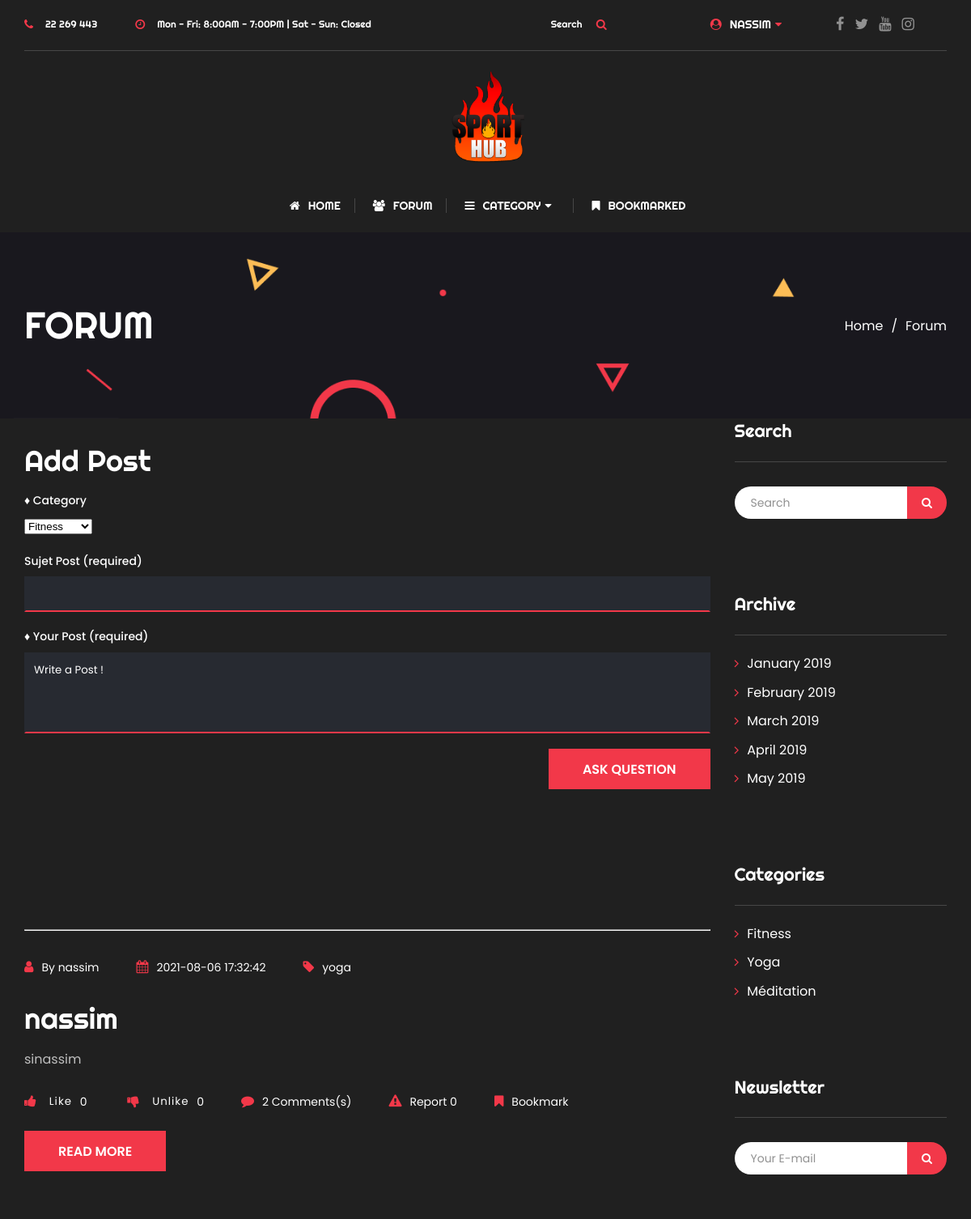
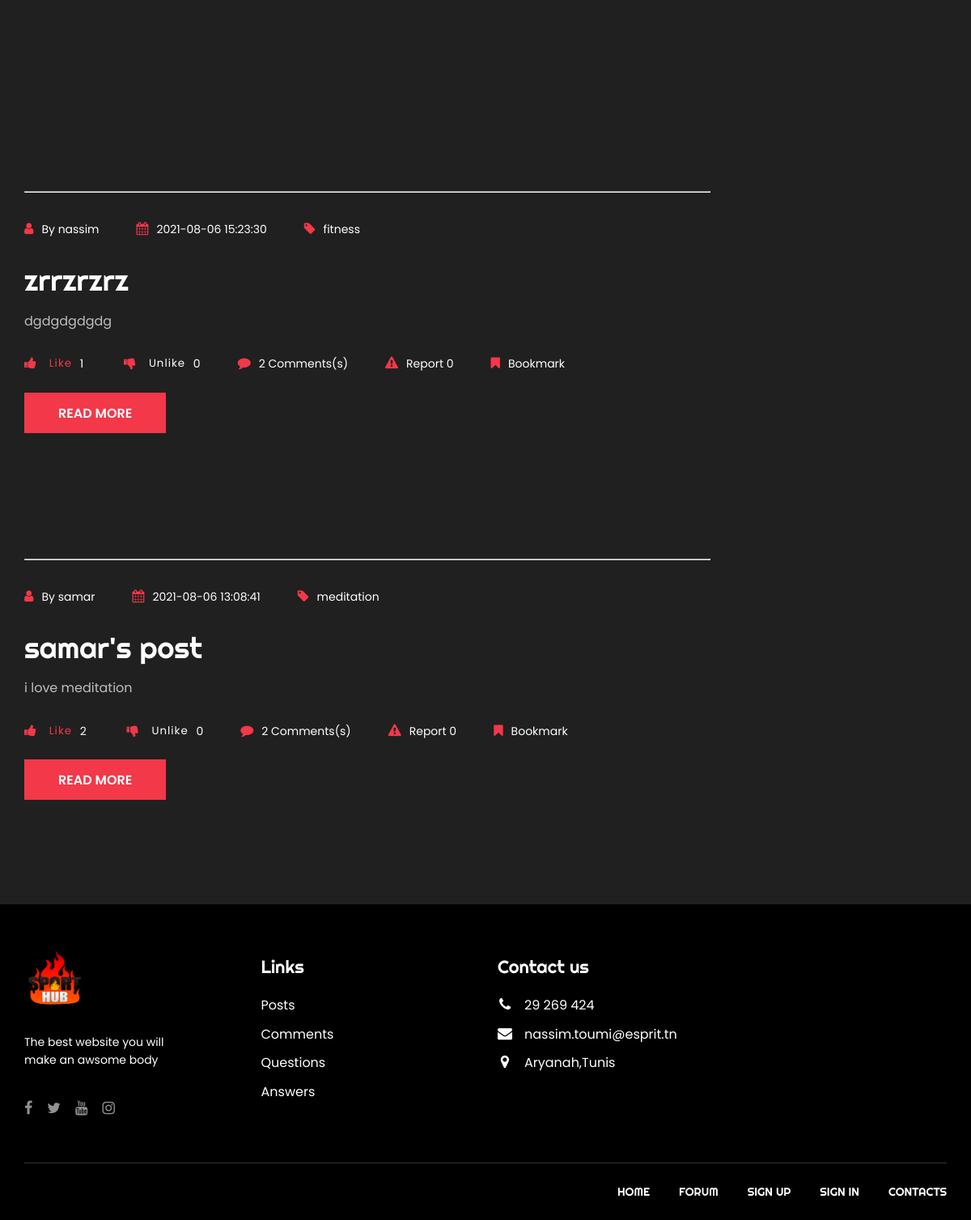
/Views/Forum.php (signed in), run on the app's committed database (2 pictures, top to bottom).
### tables this page shows
CREATE TABLE IF NOT EXISTS `post` (
  `id_post` int(11) NOT NULL AUTO_INCREMENT,
  `category_post` enum('fitness','yoga','meditation') NOT NULL,
  `username_post` varchar(30) NOT NULL,
  `date_post` timestamp NOT NULL DEFAULT CURRENT_TIMESTAMP,
  `nb_reported` int(11) NOT NULL DEFAULT '0',
  `text_post` text NOT NULL,
  `sujet_post` varchar(255) NOT NULL,
  PRIMARY KEY (`id_post`)
);

### Controller/PostC.php (called while the page is built, shortened)
<?PHP
	class PostC {
		function afficherPosts(){
			$sql="SELECT * FROM post ORDER BY id_post DESC LIMIT 3 ";
			$db = config::getConnexion();
			try{
				$liste = $db->query($sql);
				return $liste;
			}
			catch (Exception $e){
				die('Erreur: '.$e->getMessage());
			}
		}
    }
?>

### Views/Forum.php (the view, shortened to what this page needs)
<?php
require '../Controller/PostC.php';
$postC = new PostC();
$listPosts=$postC->afficherPosts();
?>
<!DOCTYPE html>
<html lang="zxx">
<?php
include 'includes/head.php'?>
<body id="home">
	<link href="style.css" type="text/css" rel="stylesheet" />
<?php include 'includes/header.php'?>
	<section class="s-header-title" style="background-image: url(assets/img/bg-1-min.png);">
		<div class="container">
			<h1 class="title">Forum</h1>
			<ul class="breadcrambs">
				<li><a href="index.php">Home</a></li>
				<li>Forum</li>
			</ul>
		</div>
	</section>
		<div class="container">
			<div class="row">
				<div class="col-12 col-lg-9 blog-cover">
					<div class="post-item-cover">
						<h2 class="title">Add Post </h2>
						<form action="ajouterPost.php"  method="POST">
							<ul class="form-cover">
								<li class="inp-name">
									<label>♦ Category</label>
												<select  name="category" id="pet-select">
													<option value="fitness">Fitness</option>
												</select>
								</li>
								<li class="inp-name">
									<label>Sujet Post (required)</label>
									<input type="text" name="sujet" required >
								</li>
								<li class="inp-text">
									<label>♦ Your Post (required)</label>
								<textarea placeholder="Write a Post !" name="text" required ></textarea>
								</li>
							</ul>
							<div class="btn-form-cover">
								<button type="submit" class="btn">Ask question</button>
							</div>
						</form>
						<section class="s-news">
						<?php
						foreach ($listPosts as $post) {
							$postid = $post['id_post'];
							$type = -1;
							$userid = $_SESSION['id'];
							$db1 = config::getConnexion();
							$sql = "SELECT count(*) as cntStatus,type FROM like_unlike WHERE userid=".$userid." and postid=".$postid;
							$queryid  = $db1->prepare($sql);
							$queryid->execute();
							$status_row = $queryid->fetch();
							$count_status = $status_row['cntStatus'];
							if($count_status > 0){
								$type = $status_row['type'];
							}
							$like_query = "SELECT COUNT(*) AS cntLikes FROM like_unlike WHERE type=1 and postid=".$postid;
							$db2 = config::getConnexion();
							$query = $db2->prepare($like_query);
							$query->execute();
							$like_row = $query->fetch();
							$total_likes = $like_row['cntLikes'];
							$unlike_query = "SELECT COUNT(*) AS cntUnlikes FROM like_unlike WHERE type=0 and postid=".$postid;
							$db3 = config::getConnexion();
							$query = $db3->prepare($unlike_query);
							$query->execute();
							$unlike_row = $query->fetch();
							$total_unlikes = $unlike_row['cntUnlikes'];
						?>
						<div class="post-content">
							<br/>
							<hr>
							<br/>
							<div class="meta">
								<span class="post-by"><i class="fa fa-user" aria-hidden="true"></i><a href="#">By <?php echo $post['username_post'] ?></a></span>
								<span class="post-date"><i class="fa fa-calendar" aria-hidden="true"></i><?php echo $post['date_post'] ?></span>
								<span class="post-category"><i class="fa fa-tag" aria-hidden="true"></i><a href="#"><?php echo $post['category_post'] ?></a></span>
							</div>
							<h2 class="title"><a href="Answers.php"><?php echo $post['sujet_post'] ?></a></h2>
							<div class="text">
								<p><?php echo $post['text_post'] ?></p>
							</div>
						</div>
						<div class="post-footer">
							<div class="meta">
								<span class="post-comment"><i class="fa fa-thumbs-up" aria-hidden="true"></i><input type="button" value="Like" id="like_<?php echo $postid; ?>" class="like" style="<?php if($type == 1){ echo "color: #f23849;"; } ?>" />&nbsp;<span id="likes_<?php echo $postid; ?>"><?php echo $total_likes; ?></span>&nbsp;</span>
								<span class="post-comment"><i class="fa fa-thumbs-down" aria-hidden="true"></i><input type="button" value="Unlike" id="unlike_<?php echo $postid; ?>" class="unlike" style="<?php if($type == 0){ echo "color: #f23849; "; } ?>" />&nbsp;<span id="unlikes_<?php echo $postid; ?>"><?php echo $total_unlikes; ?></span></span>
								<span class="post-comment"><i class="fa fa-comment" aria-hidden="true"></i><a href="#">2 Comments(s)</a></span>
								<span class="post-comment"><i class="fa fa-exclamation-triangle" aria-hidden="true"></i><a href="#">Report  <?php echo $post['nb_reported'] ?> </a></span>
								<span class="post-comment"><i class="fa fa-bookmark" aria-hidden="true"></i><a href="#">Bookmark</a></span>
							</div>
							<a href="Answers.php" class="btn"><span>read more</span></a>
						</div>
					</div>
					<div class="post-item-cover">
							<?php
					}
						?>
					</div>
				</div>
						<?php include'includes/sidebar.php'?>
			</div>
		</div>
	<?php include 'includes/footer.php'?>
</body>
</html>

### Views/includes/head.php (shortened to what this page needs)
<head>
	<link rel="stylesheet" href="assets/css/slick.min.css">
	<link rel="stylesheet" href="assets/css/bootstrap-grid.css">
	<link rel="stylesheet" href="assets/css/font-awesome.min.css">
	<link rel="stylesheet" href="assets/css/style.css">
</head>

### Views/includes/header.php (shortened to what this page needs)
<header class="header">
		<div class="top-panel">
			<div class="container">
				<div class="header-left">
					<ul class="header-cont">
						<li><i class="fa fa-phone" aria-hidden="true"></i><a href="tel:+216 22 269 443">22 269 443</a></li>
						<li><i class="fa fa-clock-o" aria-hidden="true"></i>Mon - Fri: 8:00AM - 7:00PM | Sat - Sun: Closed</li>
					</ul>
				</div>
				<div class="header-right">
					<ul class="header-cont">
						<li><form class="search-form">
							<input type="search" class="search-form__field" placeholder="Search" value="" name="s">
							<button type="submit" class="search-form__submit"><i class="fa fa-search" aria-hidden="true"></i></button>
						</form></li>
						<?php
						if (isset($_SESSION['id'])) {
						?>
						<ul class="nav-list">
						<li class="dropdown">
							<a href="#"><i class="fa fa-user-circle"></i><?php echo $_SESSION['name']; ?> <i class="fa fa-caret-down"></i></a>
						</li>
					</ul>
					<?php
						} else {
							?>
						<li><a  href="signin.php"><i class="fa fa-sign-in" aria-hidden="true"></i>Signin</a></li>
						<li><a  href="signup.php"><i class="fa fa-user-plus" aria-hidden="true"></i>Signup</a></li>
						<?php
						}
						?>
					</ul>
					<ul class="social-list">
						<li><a target="_blank" href="https://www.facebook.com/"><i class="fa fa-facebook" aria-hidden="true"></i></a></li>
						<li><a target="_blank" href="https://twitter.com/"><i class="fa fa-twitter" aria-hidden="true"></i></a></li>
						<li><a target="_blank" href="https://www.youtube.com/"><i class="fa fa-youtube" aria-hidden="true"></i></a></li>
						<li><a target="_blank" href="https://www.instagram.com/"><i class="fa fa-instagram" aria-hidden="true"></i></a></li>
					</ul>
				</div>
			</div>
		</div>
		<div class="header-menu">
			<div class="container">
				<div class="header-logo">
					<a href="index.php" class="logo"><img src="assets/img/logosporthub.png" alt="logo"></a>
				</div>
				<nav class="nav-menu">
				<?php
						if (isset($_SESSION['id'])) {
				?>
				<ul class="nav-list">
					    <li><a  href="index.php"><i class="fa fa-home" aria-hidden="true"></i> Home</a></li>
						<li><a  href="Forum.php"><i class="fa fa-group" aria-hidden="true"></i>Forum</a></li>
						<li class="dropdown">
							<a href="#"><i class="fa fa-bars"></i> Category <i class="fa fa-caret-down"></i></a>
						</li>
						<li><a  href="Signup.php"><i class="fa fa-bookmark" aria-hidden="true"></i>Bookmarked</a></li>
					</ul>
					<?php
						}
						?>
				</nav>
			</div>
		</div>
	</header>

### Views/includes/sidebar.php (shortened to what this page needs)
<div class="col-12 col-lg-3 sidebar">
						<ul class="widgets">
							<li class="widget widget-search">
								<h3 class="title">Search</h3>
								<form class="search-form">
									<input class="inp-form" type="email" name="search" placeholder="Search">
									<button type="submit" class="btn-form"><i class="fa fa-search" aria-hidden="true"></i></button>
								</form>
							</li>
							<li class="widget widget-archive">
								<h3 class="title">Archive</h3>
								<ul>
									<li><a href="#">January 2019</a></li>
									<li><a href="#">February 2019</a></li>
									<li><a href="#">March 2019</a></li>
									<li><a href="#">April 2019</a></li>
									<li><a href="#">May 2019</a></li>
								</ul>
							</li>
							<li class="widget widget-categories">
								<h3 class="title">Categories</h3>
								<ul>
									<li><a href="#">Fitness</a></li>
									<li><a href="#">Yoga</a></li>
									<li><a href="#">Méditation</a></li>
								</ul>
							</li>
							<li class="widget widget-newsletter">
								<h3 class="title">newsletter</h3>
								<form class="subscribe-form">
									<input class="inp-form" type="email" name="subscribe" placeholder="Your E-mail">
									<button type="submit" class="btn-form"><i class="fa fa-search" aria-hidden="true"></i></button>
								</form>
							</li>
						</ul>
					</div>

### Views/includes/footer.php (shortened to what this page needs)
<footer>
	<div class="container">
		<div class="row">
			<div class="col-sm-6 col-lg-3 footer-item-logo">
				<a href="index.html" class="logo-footer"><img src="assets/img/logosporthub.png" width="70" height="80" alt="logo"></a>
				<p>The best website you will make an awsome body</p>
				<ul class="social-list">
					<li><a target="_blank" href="https://www.facebook.com/"><i class="fa fa-facebook" aria-hidden="true"></i></a></li>
					<li><a target="_blank" href="https://twitter.com/"><i class="fa fa-twitter" aria-hidden="true"></i></a></li>
					<li><a target="_blank" href="https://www.youtube.com/"><i class="fa fa-youtube" aria-hidden="true"></i></a></li>
					<li><a target="_blank" href="https://www.instagram.com/"><i class="fa fa-instagram" aria-hidden="true"></i></a></li>
				</ul>
			</div>
			<div class="col-sm-6 col-lg-3 footer-item footer-item-list">
				<h3>Links</h3>
				<ul class="footer-link">
					<li><a href="#">Posts</a></li>
					<li><a href="#">Comments</a></li>
					<li><a href="#">Questions</a></li>
					<li><a href="#">Answers</a></li>
				</ul>
			</div>
			<div class="col-sm-6 col-lg-3 footer-item">
				<h3>Contact us</h3>
				<ul class="footer-cont">
					<li><i class="fa fa-phone" aria-hidden="true"></i><a href="tel:+216 29 269 424">29 269 424</a></li>
					<li><i class="fa fa-envelope" aria-hidden="true"></i><a href="nassim.toumi@esprit.tn">nassim.toumi@esprit.tn</a></li>
					<li><i class="fa fa-map-marker" aria-hidden="true"></i><a href="#col-sm-6 col-lg-3 footer-item">Aryanah,Tunis</a></li>
				</ul>
			</div>
		</div>
		<div class="footer-bottom">
			<ul class="footer-menu">
				<li><a href="index.html">Home</a></li>
				<li class="active"><a href="Forum.html">Forum</a></li>
				<li><a href="Signup.html">Sign up</a></li>
				<li><a href="Signin.html">Sign in</a></li>
				<li><a href="contacts.html">Contacts</a></li>
			</ul>
		</div>
	</div>
</footer>

### Views/style.css (style rules this page uses)
.like,.unlike { border: 0; background: none; letter-spacing: 1px; color: #fff; }
.like,.unlike:hover { cursor: pointer; }

### data on the page
post: username_post "nassim", date_post "2021-08-06 17:32:42", category_post "yoga", sujet_post "nassim", text_post "sinassim", total_likes "0", total_unlikes "0", nb_reported "0"
post: username_post "nassim", date_post "2021-08-06 15:23:30", category_post "fitness", sujet_post "zrrzrzrz", text_post "dgdgdgdgdg", total_likes "1", total_unlikes "0", nb_reported "0"
post: username_post "samar", date_post "2021-08-06 13:08:41", category_post "meditation", sujet_post "samar's post", text_post "i love meditation", total_likes "2", total_unlikes "0", nb_reported "0"

### other printed values
$_SESSION['name'] "NASSIM"
